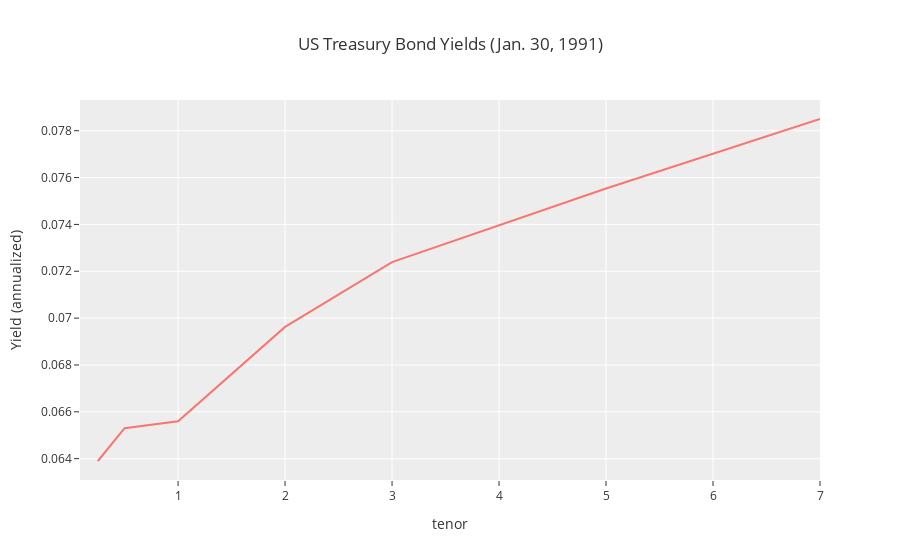

The notebook cell saved with this chart:
### Code cell
fig = px.line(
    df.loc['zcb', '1991-01-30', slice(None)],
    template=plotly_template,
    labels={
        'value': 'Yield (annualized)',
        'index': 'Tenor',
    },
    title="US Treasury Bond Yields (Jan. 30, 1991)",
)
fig.update_layout(showlegend=False)
fig

### Figure 1 — Plotly figure (JSON) as saved in the notebook; plotly's stock layout.template omitted (floating-point values rounded to 4 significant figures)
{"data": [{"hovertemplate": "variable=0<br>tenor=%{x}<br>Yield (annualized)=%{y}<extra></extra>", "legendgroup": "0", "line": {"color": "#F8766D", "dash": "solid"}, "marker": {"symbol": "circle"}, "mode": "lines", "name": "0", "orientation": "v", "showlegend": true, "type": "scatter", "x": [0.08333, 0.25, 0.5, 1, 2, 3, 5, 7], "xaxis": "x", "y": [null, 0.0639, 0.0653, 0.0656, 0.06963, 0.07239, 0.07553, 0.0785], "yaxis": "y"}], "layout": {"autosize": true, "legend": {"title": {"text": "variable"}, "tracegroupgap": 0}, "showlegend": false, "title": {"text": "US Treasury Bond Yields (Jan. 30, 1991)"}, "xaxis": {"anchor": "y", "autorange": true, "domain": [0, 1], "range": [0.08333, 7], "title": {"text": "tenor"}, "type": "linear"}, "yaxis": {"anchor": "x", "autorange": true, "domain": [0, 1], "range": [0.06309, 0.07931], "title": {"text": "Yield (annualized)"}, "type": "linear"}}}
